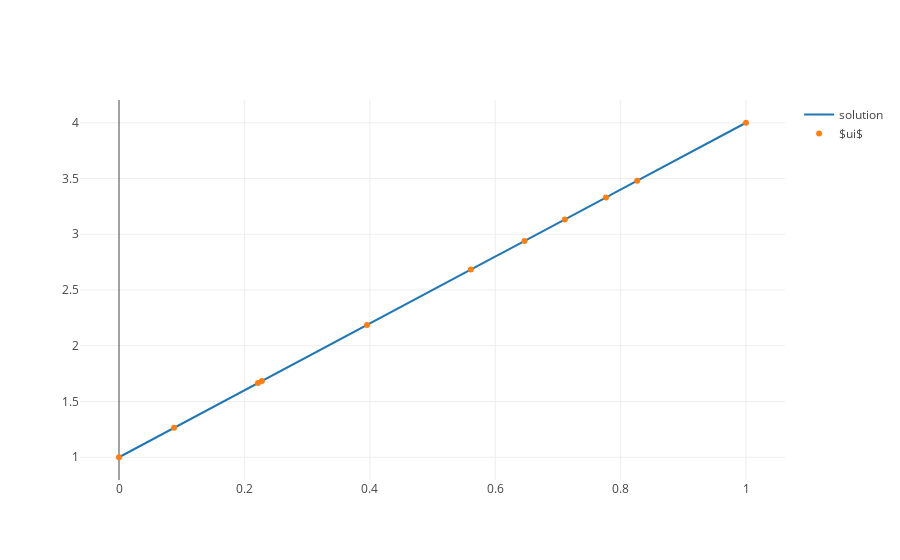

Notebook source saved alongside this figure:
### Markdown cell above
We now plot, we expect a line!

### Code cell
x, u = interpolate(ui)


fig = go.Figure(data=[
    go.Scatter(x=x, y=u, mode='lines', name="solution"),
    go.Scatter(x=s, y=ui, mode='markers', name="$ui$"),
])
plotly.iplot(fig)

### Figure 1 — Plotly figure (JSON) as saved in the notebook; plotly's stock layout.template omitted (floating-point values rounded to 4 significant figures; data arrays with more than 128 entries replaced by an {"elided": "..."} marker saying what was removed)
{"data": [{"mode": "lines", "name": "solution", "type": "scatter", "uid": "219246fa-3b69-4625-adba-8a8d871bc012", "x": {"elided": "500 float values"}, "y": {"elided": "500 float values"}}, {"mode": "markers", "name": "$ui$", "type": "scatter", "uid": "51181a57-8ecb-4822-85cb-fbc13ffe32bf", "x": [0, 0.08786, 0.2216, 0.2279, 0.3956, 0.5611, 0.6467, 0.7111, 0.7767, 0.8265, 1], "y": [1, 1.264, 1.665, 1.684, 2.187, 2.683, 2.94, 3.133, 3.33, 3.479, 4]}], "layout": {}}
